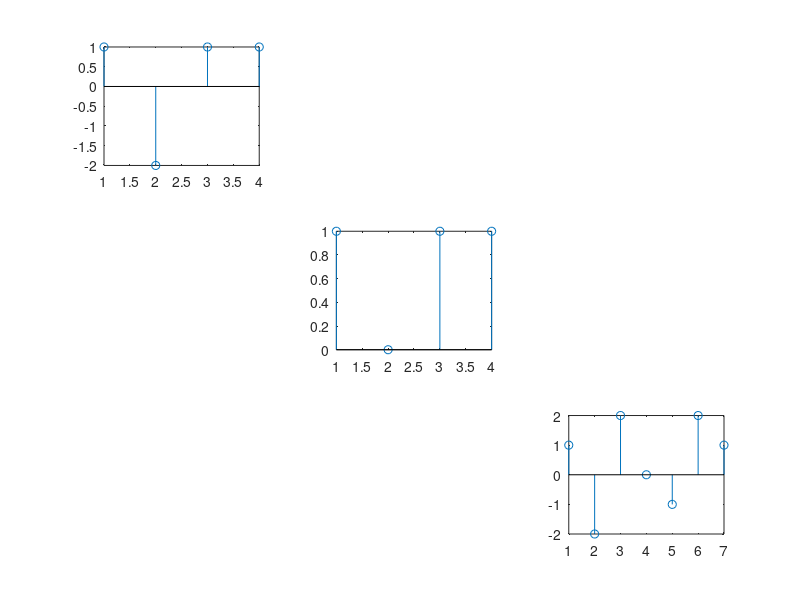

Write the MATLAB code that produced this figure.
clc 
clear all
close all

x = [1, -2, 1, 1];
h = [1, 0, 1, 1];

y = conv(x, h);

subplot(3, 3, 1);
stem(x);

subplot(3, 3, 5);
stem(h);

subplot(3, 3, 9);
stem(y);